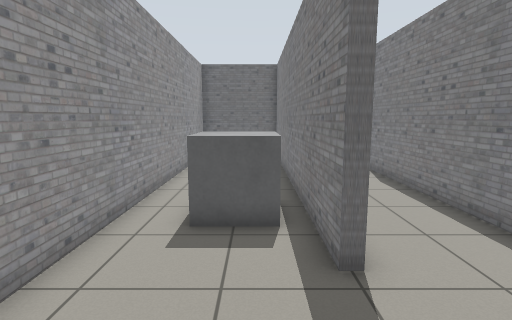
View 1 (above)

12 first-person views from a walk through a robot-simulator world made for Gazebo. The camera is 1.2 m above the floor, tilts 8° down and sees 80° across. The floor is counted in squares, 0.5 m on a side. Each view is taken from the middle of a square. On the plan, view 1 faces up. The plan holds only what a view shows up to about 18 squares ahead; the rest is blank. The place goes on beyond the plan.

View 2
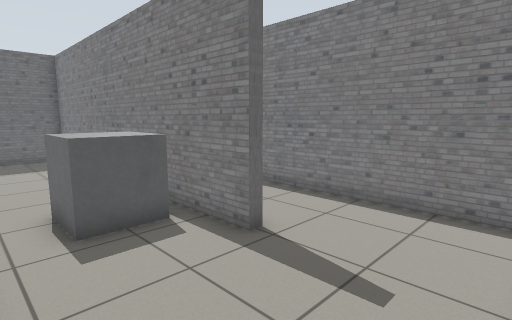

View 3
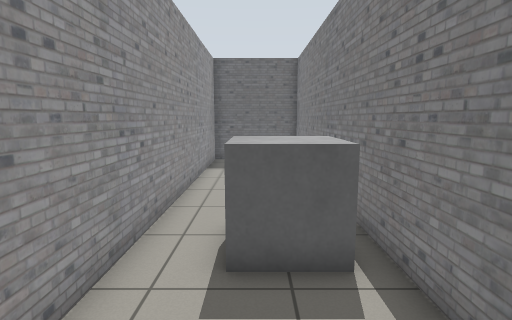

View 4
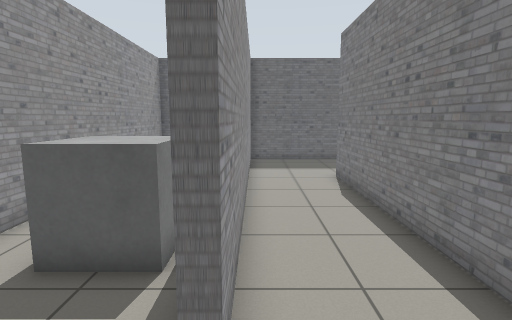

View 5
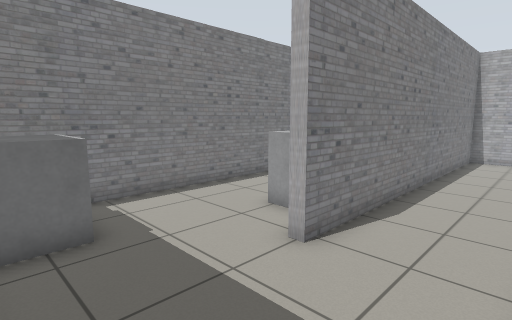

View 6
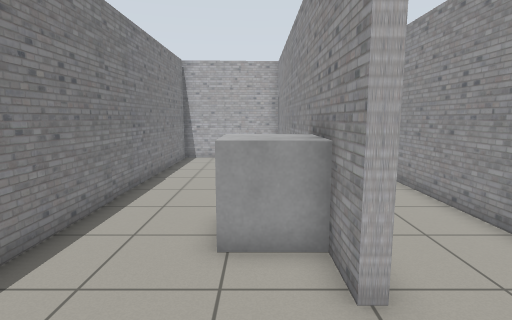

View 7
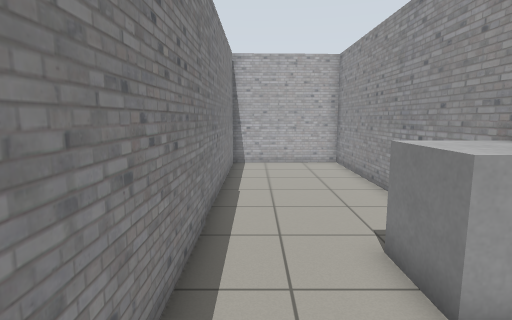

View 8
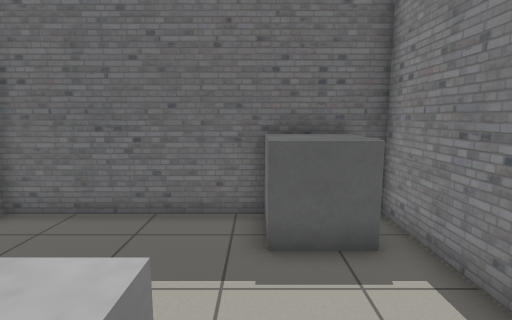

View 9
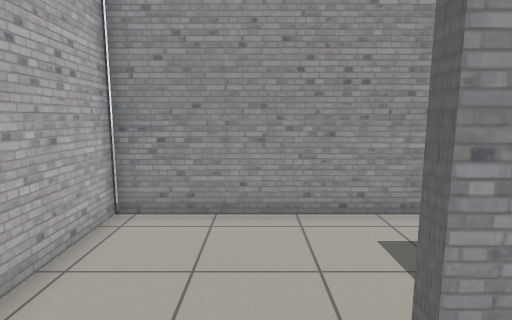

View 10
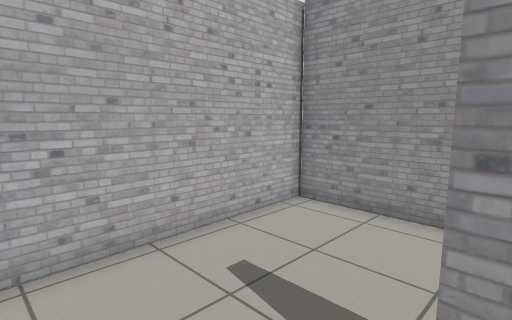

View 11
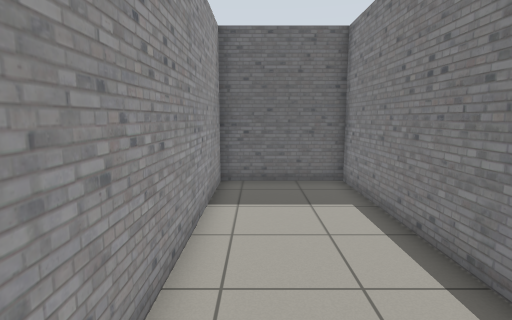

View 12
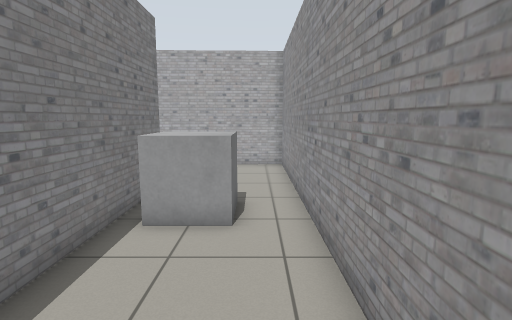

### Floor plan
Ten units are one square. View 1 is at (0, 0); x grows to the right and y downward. Boxes are objects, and circles mark ways between rooms. Rooms are numbered by the first view taken in them; rooms with no view inside come last. Other rooms are left out.
<svg viewBox="-38 -200 155 210">
<path fill="none" stroke="#000" d="M17 -45 13 -45 13 -193 -33 -193 -33 5 16 3M57 -104 57 2 112 0 112 -193 104 -193M17 -158 17 -45M76 -193 17 -193 17 -175M16 3 53 2 53 -144 57 -144 57 -138"/>
<rect x="-15" y="-85" width="20" height="20" fill="#bbb"><title>grey box</title></rect>
<rect x="55" y="-135" width="20" height="30" fill="#bbb"><title>grey box</title></rect>
<rect x="75" y="-195" width="30" height="30" fill="#bbb"><title>grey box</title></rect>
<circle cx="10" cy="-20" r="3" fill="#2a7"/>
<text x="-10" y="-90">1</text>
<text x="60" y="-100">2</text>
</svg>
Room 1 opens to room 2.

Where each view was taken, in squares from view 1:
view 1: 0 up, 0 right, facing up
view 2: 0 up, 3 left, facing up-right
view 3: 2 up, 1 left, facing up
view 4: 2 up, 2 right, facing up
view 5: 19 up, 2 right, facing down-right
view 6: 18 up, 7 right, facing down
view 7: 16 up, 10 right, facing down
view 8: 12 up, 8 right, facing up
view 9: 3 up, 4 right, facing left
view 10: 5 up, 4 right, facing down-left
view 11: 8 up, 2 left, facing up
view 12: 15 up, 2 left, facing down
